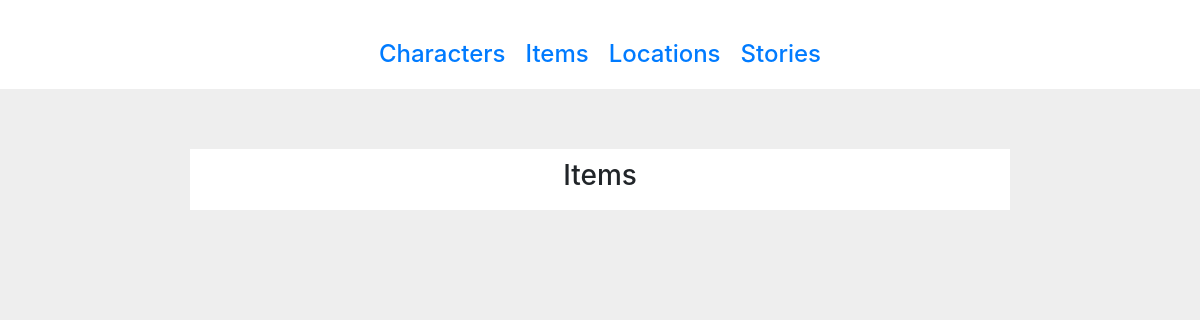
Page /items/ on the earlier database version.
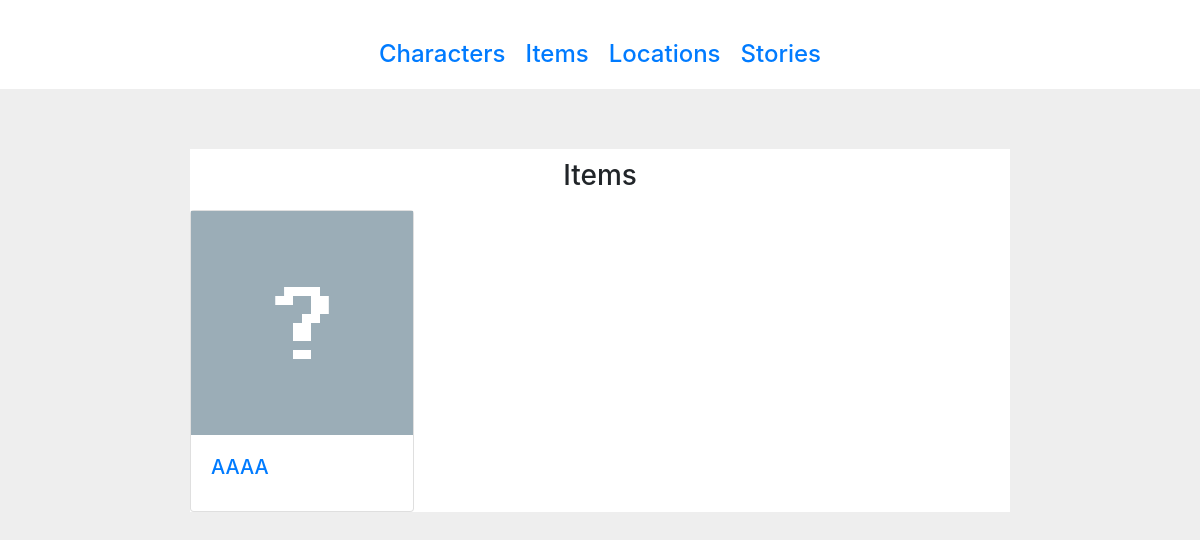
Same page on the later database version.
### Items/models.py (models this page shows, shortened)
class Item(models.Model):
    name = models.CharField(max_length=50)
    description = models.TextField(max_length=10000, default="", blank=True)
    display = models.ImageField(blank=False, default="images/item_displays/default.png", upload_to='images/item_displays')

### Items/views.py (the view)
# urls.py: path('', IndexView.as_view()),
class IndexView(TemplateView):
    template_name = "items_overview.html"
    def get_context_data(self, **kwargs):
        context = super().get_context_data(**kwargs)
        context["project_name"] = PROJECT_NAME
        context["items"] = Item.objects.all()
        return context

### Items/templates/items_overview.html
{% extends "base.html" %}
{% block content %}
    <div style="height: 10px"></div>
    <h3 style="text-align: center">Items</h3>
    <div style="height: 10px"></div>
    <div class="row">
        {% for item in items %}
            <div class="card" style="width: 14rem;">
                <img style="height: 14rem;" src="{{ item.display.url }}">
                <div class="card-body">
                    <a href="{{ item.id }}">
                        <h5 class="card-title">{{ item.name }}</h5>
                    </a>
                </div>
            </div>
        {% endfor %}
    </div>
{% endblock %}

Differences in the rows shown:
added Item: display (placeholder picture), name "AAAA"
